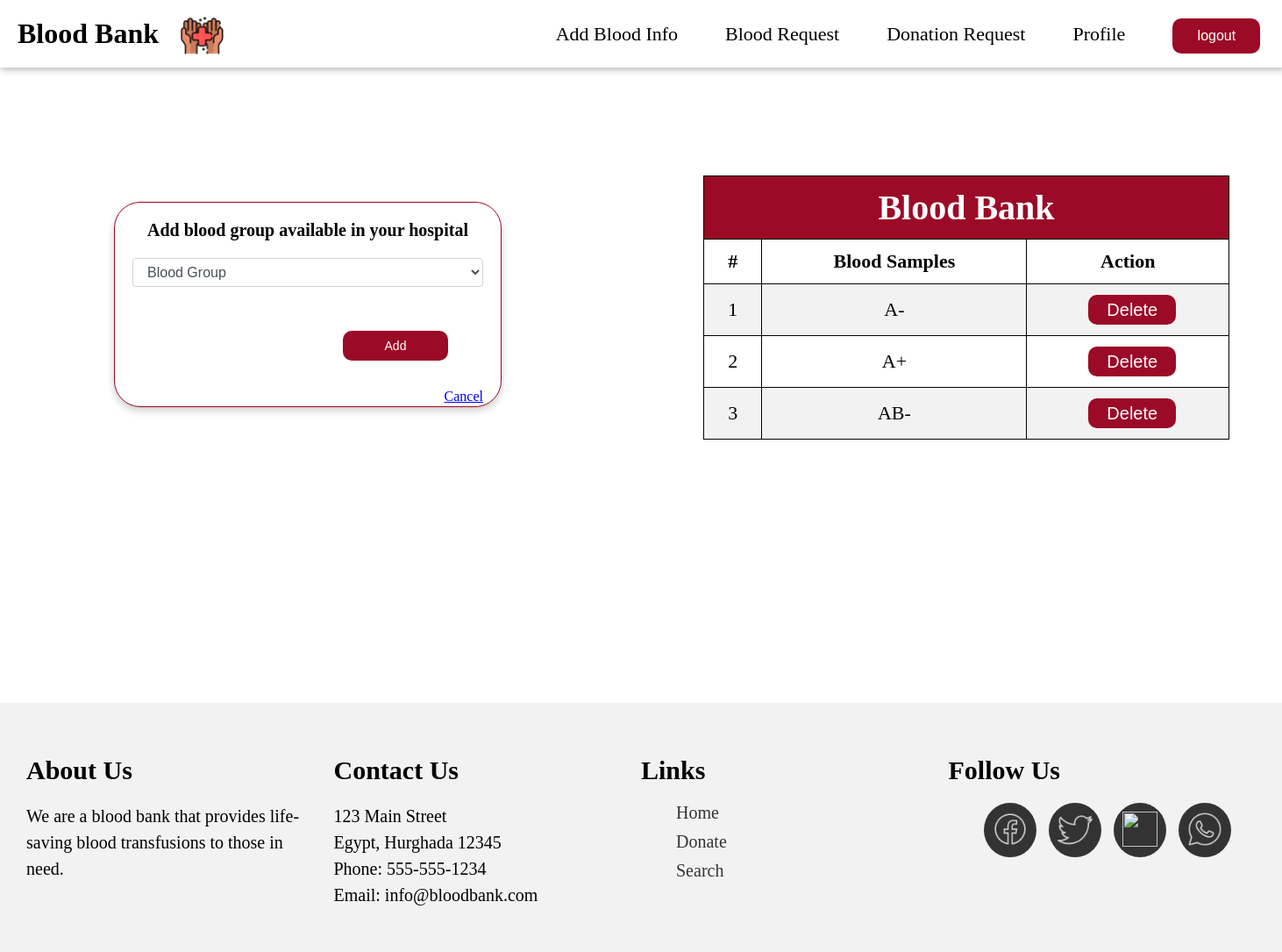
/bloodinfo.php (signed in), run on the app's committed database.
### tables this page shows
CREATE TABLE `bloodinfo` (
  `bid` int(11) NOT NULL,
  `hid` int(11) NOT NULL,
  `bg` varchar(10) NOT NULL
);

### message.php (called while the page is built, shortened)
<?php $counter=0; if(isset($_GET['msg'])) { ?>
	<div class="message1" id="message">
		<button type="button" class="close" data-dismiss="alert" title="close">&times;</button><?php echo $_GET['msg'];?>
	</div>
<?php }?>

### bloodinfo.php (the view, shortened to what this page needs)
<?php
  require 'file/connection.php';
  if(!isset($_SESSION['hid']))
  {
  header('location:login.php');
  }
  else {
?>
<!DOCTYPE html>
<html>
<head>
    <link rel="stylesheet" href="css/bloodinfo.css">
</head>
<body>
  <?php require 'header.php'; ?>
    <div class="container cont">
      <?php require 'message.php'; ?>
      <div class="row">
         <div class="m11">
          <div class="card">
            <div class="card-header title">Add blood group available in your hospital</div>
        <div class="card-body">
        <form action="file/infoAdd.php" method="post">
          <select class="form-control" name="bg" required="">
                <option disabled selected>Blood Group</option>
          </select><br>
          <input type="submit" name="add" value="Add" class="btn"><br>
          <a href="index.php" class="float-right" title="click here">Cancel</a>
        </form>
         </div>
       </div>
     </div>
<?php   if(isset($_SESSION['hid'])){
    $hid=$_SESSION['hid'];
    $sql = "select * from bloodinfo where hid='$hid'";
    $result = mysqli_query($conn, $sql);
  }
  ?>
    <div class="rr">
          <table class="table_table">
             <thead><th colspan="4" class="title">Blood Bank</th></thead>
            <tr>
              <th>#</th>
              <th>Blood Samples</th>
              <th>Action</th>
            </tr>
            <?php while($row = mysqli_fetch_array($result)) { ?>
            <tr>
              <td><?php echo ++$counter; ?></td>
              <td><?php echo $row['bg'];?></td>
              <td><button class="btn-d"><a href="file/delete.php?bid=<?php echo $row['bid'];?>" class="btn-d-a">Delete</a></button></td>
            </tr>
            <?php } ?>
          </table>
      </div>
   </div>
</div>
<?php require 'footer.php' ?>
</body>
<?php } ?>

### CSS/bloodinfo.css (style rules this page uses)
body { margin: 0px; }
table.table_table { width: 600px; background-color: #ffffff; border-collapse: collapse; border-width: 1px; border-color: #000000; position: relative; border-style: double; color: #000000; position: relative; top: 100px; font-size: 22px; margin: 0px 50px 500px 100px; float: right; }
table.table_table td, table.table_table th { border-width: 1px; border-color: #000000; border-style: double; padding: 12px; }
table.table_table thead { background-color: rgb(155, 10, 39); font-size: 40px; color:white; }
tr:nth-child(even) { background-color: #f2f2f2; }
.container { position: relative; top: 100px; }
.card-header, .card-body { text-align: center; }
.float-right { display: block; text-align: center; }
.table_table { margin: auto; text-align: center; }
.card { width: 400px; padding: 20px; box-shadow: 0 4px 8px 0 rgba(0, 0, 0, 0.2); background-color: #fff; margin: 130px; border-radius: 30px; border: 1px solid rgb(155, 10, 39); }
.card .title { font-size: 20px; font-weight: bold; margin-bottom: 20px; }
.card-body { margin-top: 20px; }
.form-control { display: block; width: 100%; padding: .375rem .75rem; font-size: 1rem; line-height: 1.5; color: #495057; background-color: #fff; background-clip: padding-box; border: 1px solid #ced4da; border-radius: .25rem; transition: border-color .15s ease-in-out,box-shadow .15s ease-in-out; }
.btn { background-color: rgb(155, 10, 39); border: none; border-radius: 10px; color: white; text-align: center; text-decoration: none; display: inline-block; font-size: 14px; position: relative; cursor: pointer; left: 100px; width: 120px; margin: 32px; height: 34px; }
.btn-d { background-color: rgb(155, 10, 39); border: none; border-radius: 10px; color: white; text-align: center; text-decoration: none; display: inline-block; font-size: 20px; position: relative; cursor: pointer; left: 5px; width: 100px; margin: 0px; height: 34px; }
.btn-d-a { text-decoration: none; color: white; }
.float-right { float: right; }
.rr { position: relative; float: right; display: flex; align-items: baseline; }
.row { position: relative; display: flex; }

### data on the page
bloodinfo: bg "A-"
bloodinfo: bg "A+"
bloodinfo: bg "AB-"
